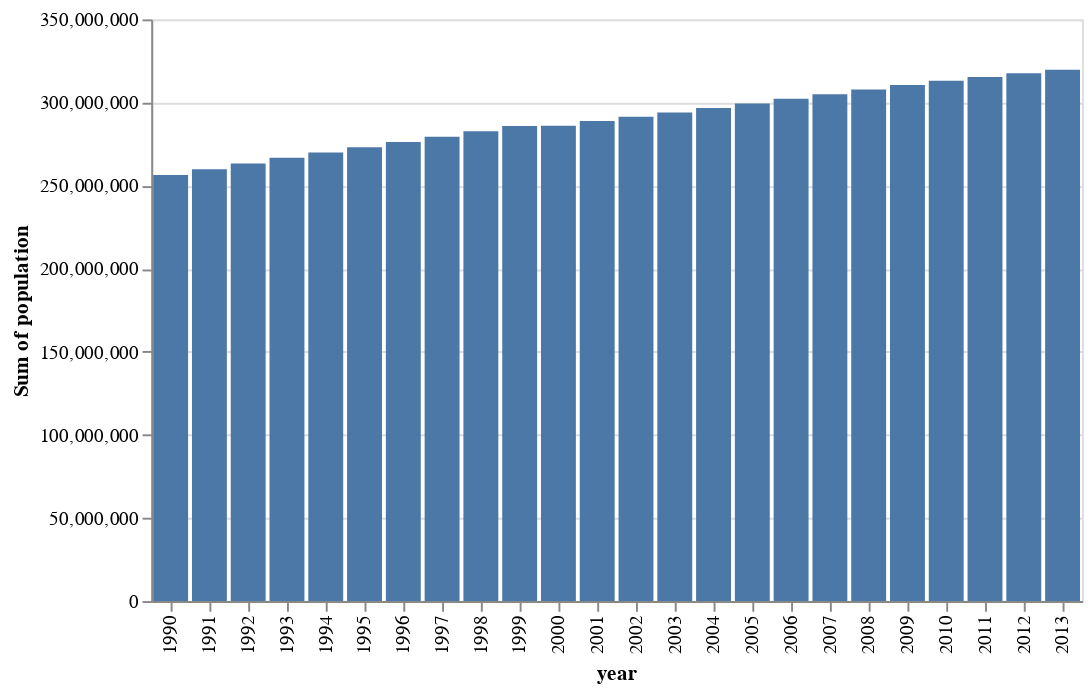

This figure's notebook cell:
### Code cell
# Histograma de population del merged_dataframes solo con los ages con el valor total y en el eje x aplicar el campo year y el y campo population,
# excluye la abbreviation con los valores USA

import altair as alt
alt.Chart(merged_dataframes[(merged_dataframes.ages == 'total') & (merged_dataframes.abbreviation != 'USA')]).mark_bar().encode(
    alt.X('year:O'),
    alt.Y('sum(population):Q')
)

### Figure 1 — Vega-Lite specification as saved in the notebook (floating-point values rounded to 4 significant figures; data arrays with more than 128 entries replaced by an {"elided": "..."} marker saying what was removed)
{"config": {"view": {"continuousWidth": 400, "continuousHeight": 300}}, "data": {"name": "data-20d7d9f8bf4e65477bb89ebbbdacf7b7"}, "mark": "bar", "encoding": {"x": {"field": "year", "type": "ordinal"}, "y": {"aggregate": "sum", "field": "population", "type": "quantitative"}}, "$schema": "https://vega.github.io/schema/vega-lite/v4.17.0.json", "datasets": {"data-20d7d9f8bf4e65477bb89ebbbdacf7b7": {"elided": "1248 records"}}}
